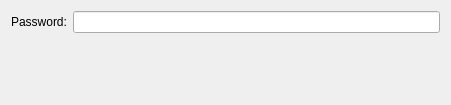
<?xml version="1.0" encoding="UTF-8"?>
<ui version="4.0">
 <class>BackupCreationWizardPagePassword</class>
 <widget class="QWizardPage" name="BackupCreationWizardPagePassword">
  <property name="geometry">
   <rect>
    <x>0</x>
    <y>0</y>
    <width>451</width>
    <height>105</height>
   </rect>
  </property>
  <property name="windowTitle">
   <string>WizardPage</string>
  </property>
  <property name="title">
   <string>Backup your Identity</string>
  </property>
  <property name="subTitle">
   <string>Enter a secure password to protect your identity and keys with.</string>
  </property>
  <layout class="QFormLayout" name="formLayout">
   <item row="0" column="0">
    <widget class="QLabel" name="lblPassword">
     <property name="text">
      <string>Password:</string>
     </property>
    </widget>
   </item>
   <item row="0" column="1">
    <widget class="QLineEdit" name="edtPassword"/>
   </item>
  </layout>
 </widget>
 <resources/>
 <connections/>
</ui>
